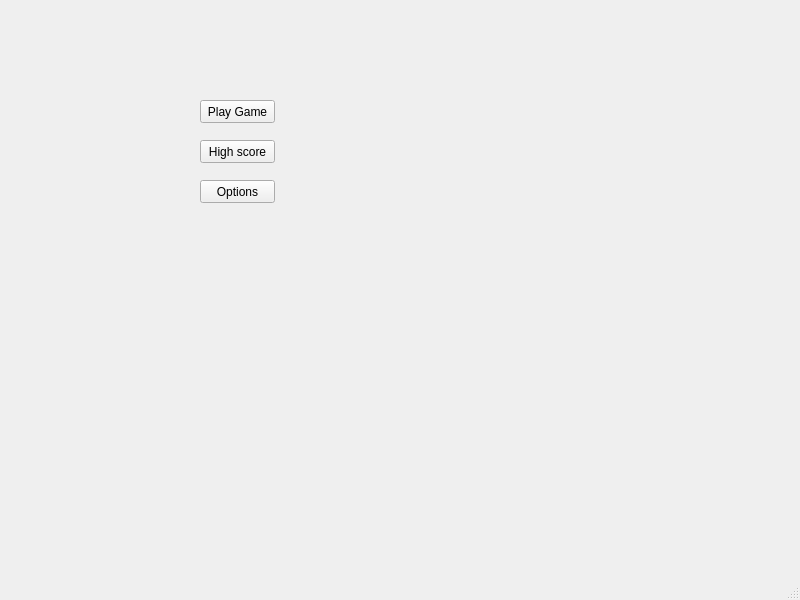
<?xml version="1.0" encoding="UTF-8"?>
<ui version="4.0">
 <class>MainWindow</class>
 <widget class="QMainWindow" name="MainWindow">
  <property name="geometry">
   <rect>
    <x>0</x>
    <y>0</y>
    <width>800</width>
    <height>600</height>
   </rect>
  </property>
  <property name="baseSize">
   <size>
    <width>360</width>
    <height>480</height>
   </size>
  </property>
  <property name="windowTitle">
   <string>MainWindow</string>
  </property>
  <widget class="QWidget" name="centralwidget">
   <widget class="QPushButton" name="pushButton">
    <property name="geometry">
     <rect>
      <x>200</x>
      <y>100</y>
      <width>75</width>
      <height>23</height>
     </rect>
    </property>
    <property name="layoutDirection">
     <enum>Qt::LeftToRight</enum>
    </property>
    <property name="text">
     <string>Play Game</string>
    </property>
    <property name="flat">
     <bool>false</bool>
    </property>
   </widget>
   <widget class="QPushButton" name="pushButton_2">
    <property name="geometry">
     <rect>
      <x>200</x>
      <y>140</y>
      <width>75</width>
      <height>23</height>
     </rect>
    </property>
    <property name="text">
     <string>High score</string>
    </property>
   </widget>
   <widget class="QPushButton" name="pushButton_3">
    <property name="geometry">
     <rect>
      <x>200</x>
      <y>180</y>
      <width>75</width>
      <height>23</height>
     </rect>
    </property>
    <property name="text">
     <string>Options</string>
    </property>
   </widget>
  </widget>
  <widget class="QMenuBar" name="menubar">
   <property name="geometry">
    <rect>
     <x>0</x>
     <y>0</y>
     <width>800</width>
     <height>21</height>
    </rect>
   </property>
  </widget>
  <widget class="QStatusBar" name="statusbar"/>
 </widget>
 <resources/>
 <connections/>
</ui>
